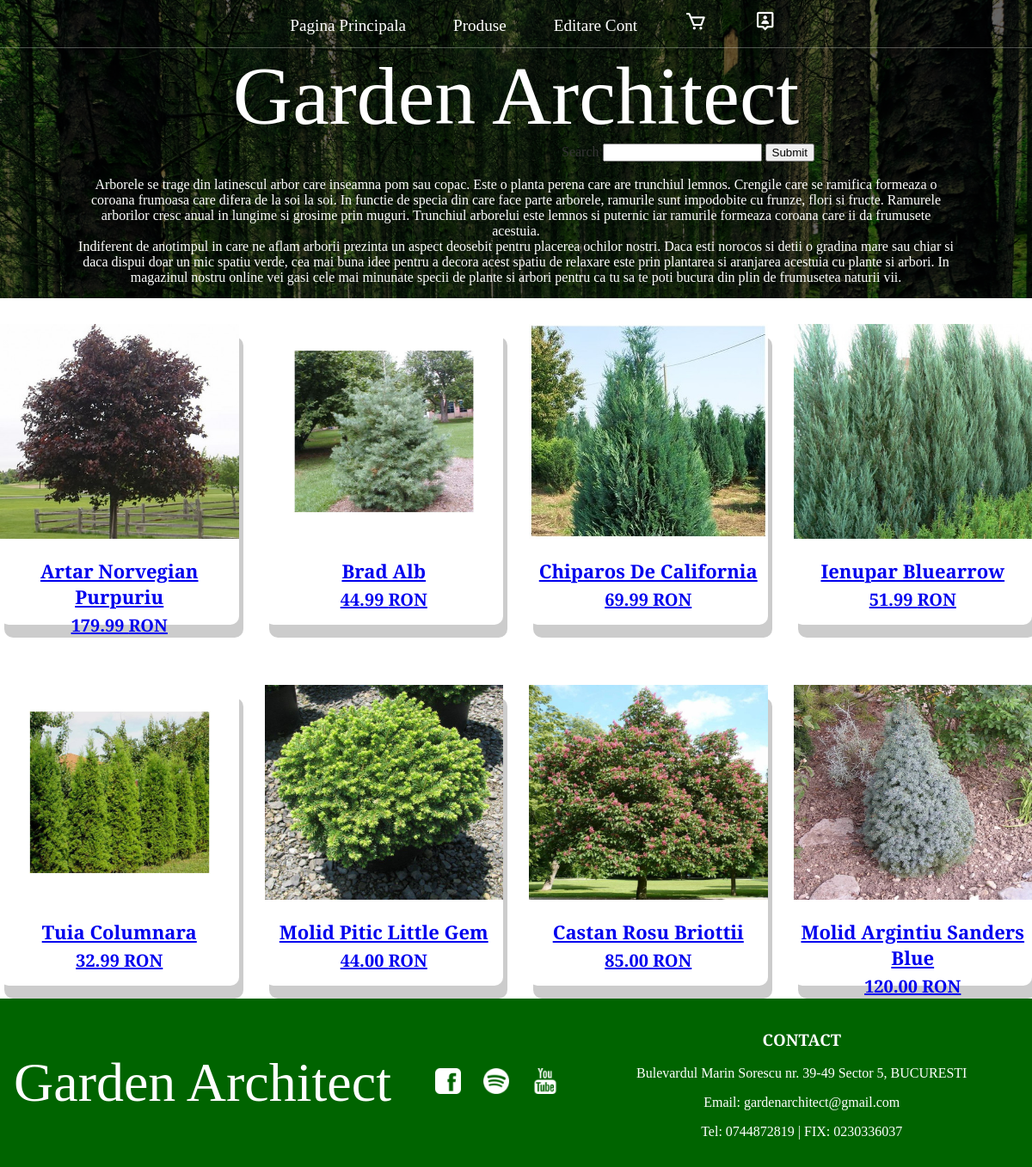
Screenshot of /trees.php with the database file from the repository.
### tables this page shows
CREATE TABLE `products` (
  `id` int(8) NOT NULL,
  `name` varchar(255) NOT NULL,
  `type` varchar(255) NOT NULL,
  `image` text NOT NULL,
  `price` double(10,2) NOT NULL
);

### dbcontroller.php (called while the page is built, shortened)
<?php
class DBController {
	private $host = "localhost";
	private $user = "root";
	private $password = "";
	private $database = "gardenarchitect";
	private $conn;
	function __construct() {
		$this->conn = $this->connectDB();
	}
	function connectDB() {
		$conn = mysqli_connect($this->host,$this->user,$this->password,$this->database);
		return $conn;
	}
	function runQuery($query) {
		$result = mysqli_query($this->conn,$query);
		while($row=mysqli_fetch_assoc($result)) {
			$resultset[] = $row;
		}
		if(!empty($resultset))
			return $resultset;
	}
}
?>

### trees.php (the view, shortened to what this page needs)
<?php
require_once("dbcontroller.php");
$db_handle = new DBController();
?>
<!DOCTYPE html>
<html lang="en">
<head>
    <link rel="stylesheet" href="https://cdn.jsdelivr.net/npm/boxicons@latest/css/boxicons.min.css">
    <link rel="stylesheet" href="./css/styles.css">
</head>
<body>
    <header class="flowers-background">
        <nav class="nav main-nav">
            <ul>
                <li><a href="index.php">Pagina Principala</a></li>
                <li><a href="list.php">Produse</a></li>
                <li><a href="editProfile.php">Editare Cont</a></li>
                <li><a href="cart.php"><i class='bx bx-cart'></i></a></li>
                <li><a href="account.php"><i class='bx bx-user-pin'></i></a></li>
            </ul>
        </nav>
        <h1 class="shop-name shop-name-large">Garden Architect</h1>
        <div class="descriere">
        <nav class="nav search-nav">
                    <form method="post" action="search_result.php">
                        <label class="search-label">Search</label>
                        <input type="text" name="search" class="search-btn">
                        <input type="submit" name="">
             </form><br>
                </nav>Arborele se trage din latinescul arbor care inseamna pom sau copac.
            Este o planta perena care are trunchiul lemnos. Crengile care se ramifica formeaza o
            coroana frumoasa care difera de la soi la soi. In functie de specia din care face parte
            arborele, ramurile sunt impodobite cu frunze, flori si fructe. Ramurele arborilor cresc
            anual in lungime si grosime prin muguri. Trunchiul arborelui este lemnos si puternic iar
            ramurile formeaza coroana care ii da frumusete acestuia.<br>
            Indiferent de anotimpul in care ne aflam arborii prezinta un aspect deosebit pentru
            placerea ochilor nostri. Daca esti norocos si detii o gradina mare sau chiar si daca
            dispui doar un mic spatiu verde, cea mai buna idee pentru a decora acest spatiu de
            relaxare este prin plantarea si aranjarea acestuia cu plante si arbori. In magazinul
            nostru online vei gasi cele mai minunate specii de plante si arbori pentru ca tu sa te
            poti bucura din plin de frumusetea naturii vii.</div>
    </header>
    <main>
        <section class="section">
            <div class="product-group container">
                <?php
                $product_array = $db_handle->runQuery("SELECT * FROM products WHERE type='tree'");
                if (!empty($product_array)) {
                    foreach ($product_array as $key => $value) {
                ?>
                    <a href="detalii_produs.php">
                       <div class="product">
                            <form method="post" action="cart_update.php">
                                <div class="product-header">
                                    <img src="<?php echo $product_array[$key]["image"]; ?>" alt="">
                                </div>
                                <div class="product-footer">
                                    <h3><?php echo $product_array[$key]["name"]; ?></h3>
                                    <h4 class="price"><?php echo $product_array[$key]["price"] . " RON"; ?></h4>
                                </div>
                            </form>
                        </div>
                    </a>
                <?php
                    }
                }
                ?>
            </div>
        </section>
    </main>
    <footer class="main-footer">
        <div class="container main-footer-container">
            <h3 class="shop-name">Garden Architect</h3>
            <ul class="nav footer-nav">
                <li>
                    <a href="https://youtube.com" target="_blank">
                        <img src="images/Contact/Facebook Logo.png">
                    </a>
                </li>
                <li>
                    <a href="https://www.spotify.com" target="_blank">
                        <img src="images/Contact/Spotify Logo.png">
                    </a>
                </li>
                <li>
                    <a href="https://www.facebook.com" target="_blank">
                        <img src="images/Contact/YouTube Logo.png">
                    </a>
                </li>
            </ul>
            <div class="contact">
                <h3>CONTACT</h3>
                <p>Bulevardul Marin Sorescu nr. 39-49 Sector 5, BUCURESTI</p>
                <p>Email: gardenarchitect@gmail.com</p>
                <p>Tel: 0744872819 | FIX: 0230336037</p>
            </div>
        </div>
    </footer>
</body>
</html>

### css/styles.css (style rules this page uses)
html { box-sizing: border-box; font-size: 62.5%; margin:0; padding:0; }
body { font-family: 'Tinos',serif; font-size: 1.6rem; font-weight: 400; background-color: #fff; color: #006400; position: relative; z-index: 1; margin:0; padding:0; }
.nav ul { margin: 0; }
.nav li { display: inline; }
.nav i { font-size: 1.35em; }
.nav a { display: inline-block; padding:.7em; color:white; text-decoration: none; }
.main-nav { text-align: center; font-size: 1.2em; font-weight: lighter; border-bottom: 1px solid rgba(255,255,255,.3); }
.main-nav li { padding: 0 1%; }
.shop-name { text-align: center; margin: 0; font-size: 4em; font-family: 'Tinos',serif; font-weight: normal; color: white; }
.shop-name-large { font-size: 6em; }
.container { max-width: 120rem; margin:0 auto; }
.product-group { display: grid; grid-template-columns: repeat(auto-fit,minmax(25rem,1fr)); gap: 7rem 3rem; }
.product { height: 35rem; background-color: #fff; box-shadow: 0.5rem 1.5rem rgba(0,0,0,0.2); border-radius: 1rem; text-align: center; transition: all 300ms ease-in-out; }
.product-header { position: relative; background-color: #f6f2f1; height: 25rem; transition: all 300ms ease-in-out; z-index: 0; }
.product-header img { height: 100%; width: 100%; }
.product-footer h3 { font-size: 2.2rem; margin-bottom: 0px; }
.product-footer .price { font-size: 2rem; margin-top: 5px; }
.main-footer { background-color: #006400; color:white; padding: 1em 1em; margin-top: 15px; }
.main-footer-container { display: flex; align-items: center; }
.footer-nav img { width:30px; height:30px ; }
.contact { margin-left: 5em; margin-right: 1em; text-align: center; }
.descriere { text-align: center; width: 85%; color: white; margin: 0 auto; }
.flowers-background { background-color: rgba(0,0,0,0.6); background-image: url("forest.jpg"); background-blend-mode: multiply; background-size: cover; padding-bottom: 15px; margin-bottom: 30px; }
.search-nav { margin-left: 200px; color: #006400; }
.search-label { margin-left: 200px; color: #333; }

### rows the page displays
products: image (picture), name "Artar Norvegian Purpuriu", price "179.99"
products: image (picture), name "Brad Alb", price "44.99"
products: image (picture), name "Chiparos De California", price "69.99"
products: image (picture), name "Ienupar Bluearrow", price "51.99"
products: image (picture), name "Tuia Columnara", price "32.99"
products: image (picture), name "Molid Pitic Little Gem", price "44.00"
products: image (picture), name "Castan Rosu Briottii", price "85.00"
products: image (picture), name "Molid Argintiu Sanders Blue", price "120.00"
